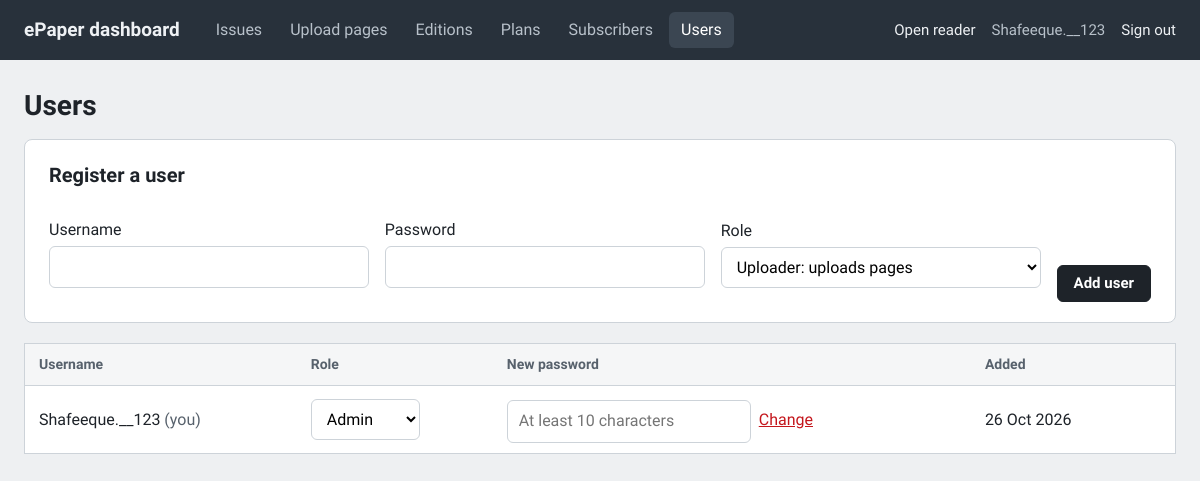
The page /admin/users.php (signed in) on the database its author committed.
### tables this page shows
CREATE TABLE IF NOT EXISTS `users` (
  `id` int UNSIGNED NOT NULL AUTO_INCREMENT,
  `username` varchar(60) NOT NULL,
  `password_hash` varchar(255) NOT NULL,
  `role` enum('admin','editor','uploader') NOT NULL DEFAULT 'uploader',
  `created_at` timestamp NOT NULL DEFAULT CURRENT_TIMESTAMP,
  PRIMARY KEY (`id`),
  UNIQUE KEY `username` (`username`)
);

### inc/bootstrap.php (called while the page is built, shortened)
<?php
$configFile = dirname(__DIR__) . '/config.php';
$CONFIG = require $configFile;
function cfg(string $key)
{
    global $CONFIG;
    return $CONFIG[$key] ?? null;
}
function db(): PDO
{
    static $pdo = null;
    if ($pdo === null) {
        $c = cfg('db');
        $pdo = new PDO($c['dsn'], $c['user'], $c['pass'], [
            PDO::ATTR_ERRMODE            => PDO::ERRMODE_EXCEPTION,
            PDO::ATTR_DEFAULT_FETCH_MODE => PDO::FETCH_ASSOC,
            PDO::ATTR_EMULATE_PREPARES   => false,
        ]);
    }
    return $pdo;
}
function q(string $sql, array $params = []): PDOStatement
{
    $st = db()->prepare($sql);
    $st->execute($params);
    return $st;
}
function h($s): string
{
    return htmlspecialchars((string)$s, ENT_QUOTES | ENT_SUBSTITUTE, 'UTF-8');
}
function url(string $path = '', array $params = []): string
{
    $u = rtrim((string)cfg('base_url'), '/') . '/' . ltrim($path, '/');
    return $params ? $u . '?' . http_build_query($params) : $u;
}
function current_user(): ?array
{
    return $_SESSION['user'] ?? null;
}
function require_login(string $role = 'uploader'): array
{
    $u = current_user();
    if ($u) {
        $row = q('SELECT id, username, role FROM users WHERE id = ?', [$u['id']])->fetch();
        $u = $row ? ['id' => (int)$row['id'], 'username' => $row['username'], 'role' => $row['role']] : null;
    }
    $rank = ['uploader' => 1, 'editor' => 2, 'admin' => 3];
    return $u;
}

### admin/users.php (the view, shortened to what this page needs)
<?php
require __DIR__ . '/../inc/bootstrap.php';
require __DIR__ . '/../inc/admin_layout.php';
$me = require_login('admin');
$roles = [
    'uploader' => 'Uploader: uploads pages',
    'editor'   => 'Editor: also reviews, edits text and publishes',
    'admin'    => 'Admin: everything, including editions and users',
];
$users = q('SELECT id, username, role, created_at FROM users ORDER BY username')->fetchAll();
admin_header('Users', 'users');
?>
<h1>Users</h1>
<form method="post" class="a-card a-row">
  <h2 style="flex-basis:100%">Register a user</h2>
  <label>Username <input name="username" autocomplete="off" required pattern="[A-Za-z0-9_.\-]{3,60}"></label>
  <label>Password <input name="password" type="text" autocomplete="new-password" minlength="10" required></label>
  <label>Role
    <select name="role">
      <?php foreach ($roles as $key => $label): ?><option value="<?= h($key) ?>"><?= h($label) ?></option><?php endforeach; ?>
    </select>
  </label>
  <button class="a-btn a-btn--primary" name="action" value="add">Add user</button>
</form>
<table class="a-table">
  <thead><tr><th>Username</th><th>Role</th><th>New password</th><th>Added</th><th></th></tr></thead>
  <tbody>
  <?php foreach ($users as $u): $self = (int)$u['id'] === $me['id']; ?>
    <tr>
      <td><?= h($u['username']) ?><?= $self ? ' <span class="a-muted">(you)</span>' : '' ?></td>
      <td>
        <form method="post" class="a-inline"><?= csrf_field() ?><input type="hidden" name="id" value="<?= (int)$u['id'] ?>">
          <select name="role" onchange="this.form.submit()">
            <?php foreach ($roles as $key => $label): ?>
              <option value="<?= h($key) ?>"<?= $u['role'] === $key ? ' selected' : '' ?>><?= h(ucfirst($key)) ?></option>
            <?php endforeach; ?>
          </select>
        </form>
      </td>
      <td>
        <form method="post" class="a-inline"><?= csrf_field() ?><input type="hidden" name="id" value="<?= (int)$u['id'] ?>">
          <input name="password" type="text" minlength="10" placeholder="At least 10 characters" autocomplete="new-password" required>
          <button class="a-link" name="action" value="password">Change</button>
        </form>
      </td>
      <td><?= h(date('j M Y', strtotime($u['created_at']))) ?></td>
      <td class="a-actions">
      </td>
    </tr>
  <?php endforeach; ?>
  </tbody>
</table>
<?php admin_footer();

### inc/admin_layout.php (shortened to what this page needs)
<?php
function admin_header(string $title, string $active = ''): void
{
    $u = current_user();
    $nav = [
        'issues'   => ['Issues', url('admin/index.php')],
        'upload'   => ['Upload pages', url('admin/upload.php')],
        'editions' => ['Editions', url('admin/editions.php')],
    ];
    if ($u && $u['role'] === 'admin') {
        $nav['plans']       = ['Plans', url('admin/plans.php')];
        $nav['subscribers'] = ['Subscribers', url('admin/subscribers.php')];
        $nav['users']       = ['Users', url('admin/users.php')];
    }
    ?><!doctype html>
<html lang="en">
<head>
<link rel="stylesheet" href="<?= h(url('assets/admin.css')) ?>">
</head>
<body class="admin">
<header class="a-bar">
  <a class="a-brand" href="<?= h(url('admin/index.php')) ?>">ePaper dashboard</a>
  <?php if ($u): ?>
  <nav class="a-nav">
    <?php foreach ($nav as $key => [$label, $href]): ?>
      <a href="<?= h($href) ?>"<?= $active === $key ? ' aria-current="page"' : '' ?>><?= h($label) ?></a>
    <?php endforeach; ?>
  </nav>
  <div class="a-user">
    <a href="<?= h(url('index.php')) ?>" target="_blank" rel="noopener">Open reader</a>
    <span><?= h($u['username']) ?></span>
    <a href="<?= h(url('admin/logout.php')) ?>">Sign out</a>
  </div>
  <?php endif; ?>
</header>
<main class="a-main">
<?php endforeach;
}
function admin_footer(): void
{
    echo "</main>\n</body>\n</html>";
}

### assets/admin.css (style rules this page uses)
:root { --ink: #1E2329; --ink-soft: #57616C; --bg: #EEF0F2; --card: #FFFFFF; --bar: #28313B; --line: #CDD3D9; --red: #C4161C; --ok: #1F7A4D; --warn: #8A5A00; --ui: "Anek Malayalam", "Nirmala UI", system-ui, sans-serif; }
* { box-sizing: border-box; }
body { margin: 0; font: 400 16px/1.5 var(--ui); color: var(--ink); background: var(--bg); }
a { color: var(--ink); }
h1 { font-size: 28px; line-height: 1.25; margin: 0 0 16px; }
h2 { font-size: 20px; margin: 0 0 12px; }
.a-bar { display: flex; align-items: center; gap: 24px; flex-wrap: wrap; padding: 12px 24px; background: var(--bar); color: #EEF1F4; }
.a-bar a { color: #EEF1F4; text-decoration: none; }
.a-brand { font-weight: 700; font-size: 19px; }
.a-nav { display: flex; gap: 4px; }
.a-nav a { padding: 6px 12px; border-radius: 6px; color: #B8C1CA; }
.a-nav a[aria-current] { background: #3B4652; color: #fff; }
.a-user { margin-left: auto; display: flex; gap: 16px; font-size: 15px; color: #B8C1CA; }
.a-main { max-width: 1240px; margin: 0 auto; padding: 28px 24px 64px; }
.a-card { background: var(--card); border: 1px solid var(--line); border-radius: 8px; padding: 20px 24px; margin-bottom: 20px; }
.a-muted { color: var(--ink-soft); }
label { display: block; margin-bottom: 14px; font-weight: 500; }
input:not([type=checkbox]):not([type=file]), select, textarea { display: block; width: 100%; margin-top: 4px; font: 400 16px/1.4 var(--ui); padding: 9px 11px; border: 1px solid var(--line); border-radius: 6px; background: #fff; }
.a-row { display: flex; gap: 16px; flex-wrap: wrap; align-items: end; }
.a-row label { flex: 1 1 180px; }
.a-inline { display: inline-flex; gap: 8px; align-items: center; margin: 0; }
.a-inline select { width: auto; margin: 0; }
.a-btn { display: inline-block; font: 600 15px/1 var(--ui); padding: 10px 16px; border-radius: 6px; border: 1px solid var(--ink); background: #fff; color: var(--ink); cursor: pointer; text-decoration: none; }
.a-btn--primary { background: var(--ink); color: #fff; }
.a-link { background: none; border: 0; padding: 0; font: inherit; color: var(--red); text-decoration: underline; cursor: pointer; }
.a-table { width: 100%; border-collapse: collapse; background: var(--card); border: 1px solid var(--line); margin-bottom: 24px; }
.a-table th, .a-table td { text-align: left; padding: 10px 14px; border-bottom: 1px solid var(--line); }
.a-table th { font-size: 14px; color: var(--ink-soft); font-weight: 600; background: #F5F6F7; }
.a-actions { text-align: right; }

### rows shown on the page
users: username "Shafeeque.__123", shows "(you)", role "Admin", created_at "26 Oct 2026"

### other values the page prints
$label "Issues"
$label "Upload pages"
$label "Editions"
$label "Plans"
$label "Subscribers"
$label "Users"
form field role "Uploader: uploads pages"
